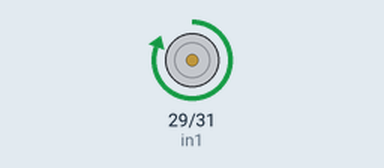
A sketch run on a simulated Arduino Mega 2560, built with avr-gcc and run on an emulated ATmega2560. Shown: motor-driver pin pairs drawn as motors (green arrow = first pin HIGH = forward, orange = second pin HIGH = backward, longer = more drive).

Above: at 3.5 s.
At 7.5 s:
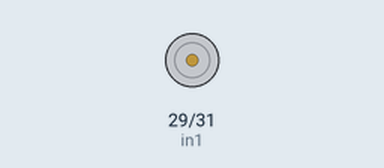
Timing chart, 0 to 10.4 s (numbered marks = the images above):
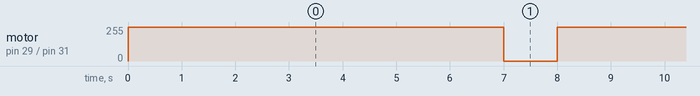

The sketch:

BOT_wheels.ino
```cpp
// defining my right 3 motors

const int in1 = 29;
const int in2 = 31;

// defining my left 3 motors
//6
//const int in1 = 7;
//const int in2 = 6;


void setup()
{


  pinMode(in1, OUTPUT);
  pinMode(in2, OUTPUT);
//  pinMode(in3, OUTPUT);
//  pinMode(in4, OUTPUT);
  }


 void loop()
 {
 // start
  digitalWrite(in1, HIGH);
  digitalWrite(in2, LOW);
//turn on motor B froward direction
//digitalWrite(in3, HIGH);
// digitalWrite(in4, LOW);
 delay(7000);
 // Stop
 digitalWrite(in1, LOW);
  digitalWrite(in2, LOW);
  delay(1000);

// digitalWrite(in3, LOW);
// digitalWrite(in4, LOW);
// delay(5000);

 }
```

Measured:
- by itself, motor on pin 29 (in1) / pin 31 (in2): alternates forward 255/255 for 7.0 s and stopped for 1.0 s
